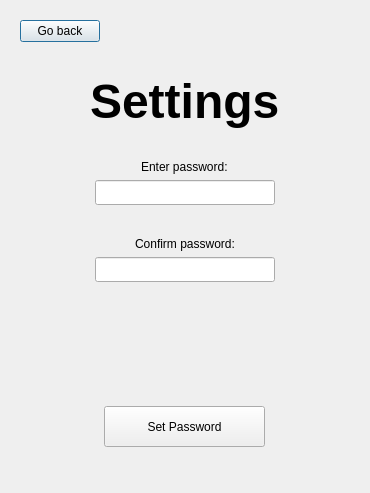
<?xml version="1.0" encoding="UTF-8"?>
<ui version="4.0">
 <class>Dialog</class>
 <widget class="QDialog" name="Dialog">
  <property name="geometry">
   <rect>
    <x>0</x>
    <y>0</y>
    <width>370</width>
    <height>493</height>
   </rect>
  </property>
  <property name="windowTitle">
   <string>Dialog</string>
  </property>
  <property name="styleSheet">
   <string notr="true">QFrame{border:none;}</string>
  </property>
  <layout class="QVBoxLayout" name="verticalLayout_2">
   <item>
    <widget class="QFrame" name="frame">
     <property name="frameShape">
      <enum>QFrame::StyledPanel</enum>
     </property>
     <property name="frameShadow">
      <enum>QFrame::Raised</enum>
     </property>
     <layout class="QVBoxLayout" name="verticalLayout_3">
      <item>
       <layout class="QVBoxLayout" name="verticalLayout">
        <item alignment="Qt::AlignLeft|Qt::AlignTop">
         <widget class="QPushButton" name="goBack">
          <property name="text">
           <string>Go back</string>
          </property>
         </widget>
        </item>
        <item>
         <spacer name="verticalSpacer_5">
          <property name="orientation">
           <enum>Qt::Vertical</enum>
          </property>
          <property name="sizeHint" stdset="0">
           <size>
            <width>20</width>
            <height>40</height>
           </size>
          </property>
         </spacer>
        </item>
        <item alignment="Qt::AlignHCenter|Qt::AlignTop">
         <widget class="QLabel" name="label">
          <property name="font">
           <font>
            <family>Helvetica</family>
            <pointsize>36</pointsize>
            <weight>75</weight>
            <bold>true</bold>
           </font>
          </property>
          <property name="text">
           <string>Settings</string>
          </property>
         </widget>
        </item>
        <item>
         <spacer name="verticalSpacer_2">
          <property name="orientation">
           <enum>Qt::Vertical</enum>
          </property>
          <property name="sizeHint" stdset="0">
           <size>
            <width>20</width>
            <height>40</height>
           </size>
          </property>
         </spacer>
        </item>
        <item alignment="Qt::AlignHCenter">
         <widget class="QLabel" name="label_2">
          <property name="text">
           <string>Enter password:</string>
          </property>
         </widget>
        </item>
        <item alignment="Qt::AlignHCenter">
         <widget class="QLineEdit" name="pwd1">
          <property name="minimumSize">
           <size>
            <width>180</width>
            <height>25</height>
           </size>
          </property>
         </widget>
        </item>
        <item>
         <spacer name="verticalSpacer_3">
          <property name="orientation">
           <enum>Qt::Vertical</enum>
          </property>
          <property name="sizeHint" stdset="0">
           <size>
            <width>20</width>
            <height>40</height>
           </size>
          </property>
         </spacer>
        </item>
        <item alignment="Qt::AlignHCenter">
         <widget class="QLabel" name="label_3">
          <property name="text">
           <string>Confirm password:</string>
          </property>
         </widget>
        </item>
        <item alignment="Qt::AlignHCenter">
         <widget class="QLineEdit" name="pwd2">
          <property name="minimumSize">
           <size>
            <width>180</width>
            <height>25</height>
           </size>
          </property>
         </widget>
        </item>
        <item>
         <spacer name="verticalSpacer_7">
          <property name="orientation">
           <enum>Qt::Vertical</enum>
          </property>
          <property name="sizeHint" stdset="0">
           <size>
            <width>20</width>
            <height>40</height>
           </size>
          </property>
         </spacer>
        </item>
        <item alignment="Qt::AlignHCenter">
         <widget class="QLabel" name="label_4">
          <property name="minimumSize">
           <size>
            <width>150</width>
            <height>61</height>
           </size>
          </property>
          <property name="font">
           <font>
            <family>Helvetica</family>
            <pointsize>11</pointsize>
            <weight>50</weight>
            <italic>false</italic>
            <bold>false</bold>
           </font>
          </property>
          <property name="styleSheet">
           <string notr="true">font: 11pt &quot;Helvetica&quot;;</string>
          </property>
          <property name="text">
           <string/>
          </property>
          <property name="wordWrap">
           <bool>true</bool>
          </property>
         </widget>
        </item>
        <item>
         <spacer name="verticalSpacer_8">
          <property name="orientation">
           <enum>Qt::Vertical</enum>
          </property>
          <property name="sizeHint" stdset="0">
           <size>
            <width>20</width>
            <height>40</height>
           </size>
          </property>
         </spacer>
        </item>
        <item alignment="Qt::AlignHCenter">
         <widget class="QPushButton" name="setPwd">
          <property name="minimumSize">
           <size>
            <width>161</width>
            <height>41</height>
           </size>
          </property>
          <property name="text">
           <string>Set Password</string>
          </property>
         </widget>
        </item>
        <item>
         <spacer name="verticalSpacer_6">
          <property name="orientation">
           <enum>Qt::Vertical</enum>
          </property>
          <property name="sizeHint" stdset="0">
           <size>
            <width>20</width>
            <height>40</height>
           </size>
          </property>
         </spacer>
        </item>
       </layout>
      </item>
     </layout>
    </widget>
   </item>
  </layout>
 </widget>
 <resources/>
 <connections/>
</ui>
